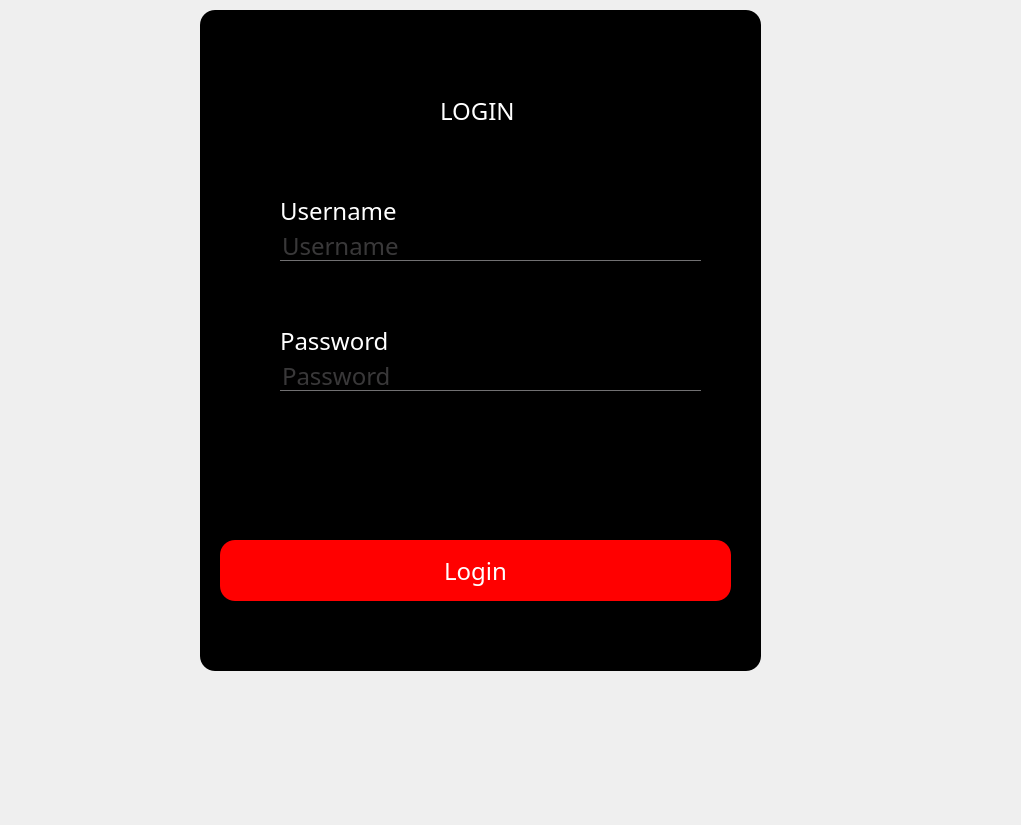
<?xml version="1.0" encoding="UTF-8"?>
<ui version="4.0">
 <class>Form</class>
 <widget class="QWidget" name="Form">
  <property name="geometry">
   <rect>
    <x>0</x>
    <y>0</y>
    <width>1021</width>
    <height>825</height>
   </rect>
  </property>
  <property name="windowTitle">
   <string>Form</string>
  </property>
  <property name="styleSheet">
   <string notr="true">*{
font-family:century gothic;
font-size:24px;
}
QFrame
{
background:rgba(0,0,0,0,8);
border-radius:15px
}
QPushButton
{
background:red;
border-radius:60px;
}
QToolButton
{
background:red;
border-radius:60px;
}
QLabel
{
color:white;
background:transparent;
}
QPushButton
{
color:white;
border-radius:15px;
}
QPushButton:hover
{
color:#333;
border-radius:15px;
background:#49ebff;
}
QLineEdit
{
background:transparent;
border:none;
color:#717072;
border-bottom:1px solid #717072
}</string>
  </property>
  <widget class="QFrame" name="frame">
   <property name="geometry">
    <rect>
     <x>200</x>
     <y>10</y>
     <width>561</width>
     <height>661</height>
    </rect>
   </property>
   <property name="frameShape">
    <enum>QFrame::StyledPanel</enum>
   </property>
   <property name="frameShadow">
    <enum>QFrame::Raised</enum>
   </property>
   <widget class="QLabel" name="label">
    <property name="geometry">
     <rect>
      <x>240</x>
      <y>80</y>
      <width>111</width>
      <height>41</height>
     </rect>
    </property>
    <property name="text">
     <string>LOGIN </string>
    </property>
   </widget>
   <widget class="QPushButton" name="pushButton_2">
    <property name="geometry">
     <rect>
      <x>20</x>
      <y>530</y>
      <width>511</width>
      <height>61</height>
     </rect>
    </property>
    <property name="text">
     <string>Login</string>
    </property>
   </widget>
   <widget class="QLineEdit" name="lineEdit">
    <property name="geometry">
     <rect>
      <x>80</x>
      <y>220</y>
      <width>421</width>
      <height>31</height>
     </rect>
    </property>
    <property name="text">
     <string/>
    </property>
    <property name="placeholderText">
     <string>Username</string>
    </property>
   </widget>
   <widget class="QLineEdit" name="lineEdit_2">
    <property name="geometry">
     <rect>
      <x>80</x>
      <y>350</y>
      <width>421</width>
      <height>31</height>
     </rect>
    </property>
    <property name="text">
     <string/>
    </property>
    <property name="echoMode">
     <enum>QLineEdit::Password</enum>
    </property>
    <property name="placeholderText">
     <string>Password</string>
    </property>
   </widget>
   <widget class="QLabel" name="label_2">
    <property name="geometry">
     <rect>
      <x>80</x>
      <y>180</y>
      <width>151</width>
      <height>41</height>
     </rect>
    </property>
    <property name="text">
     <string>Username</string>
    </property>
   </widget>
   <widget class="QLabel" name="label_3">
    <property name="geometry">
     <rect>
      <x>80</x>
      <y>310</y>
      <width>141</width>
      <height>41</height>
     </rect>
    </property>
    <property name="text">
     <string>Password</string>
    </property>
   </widget>
  </widget>
 </widget>
 <resources/>
 <connections/>
</ui>
